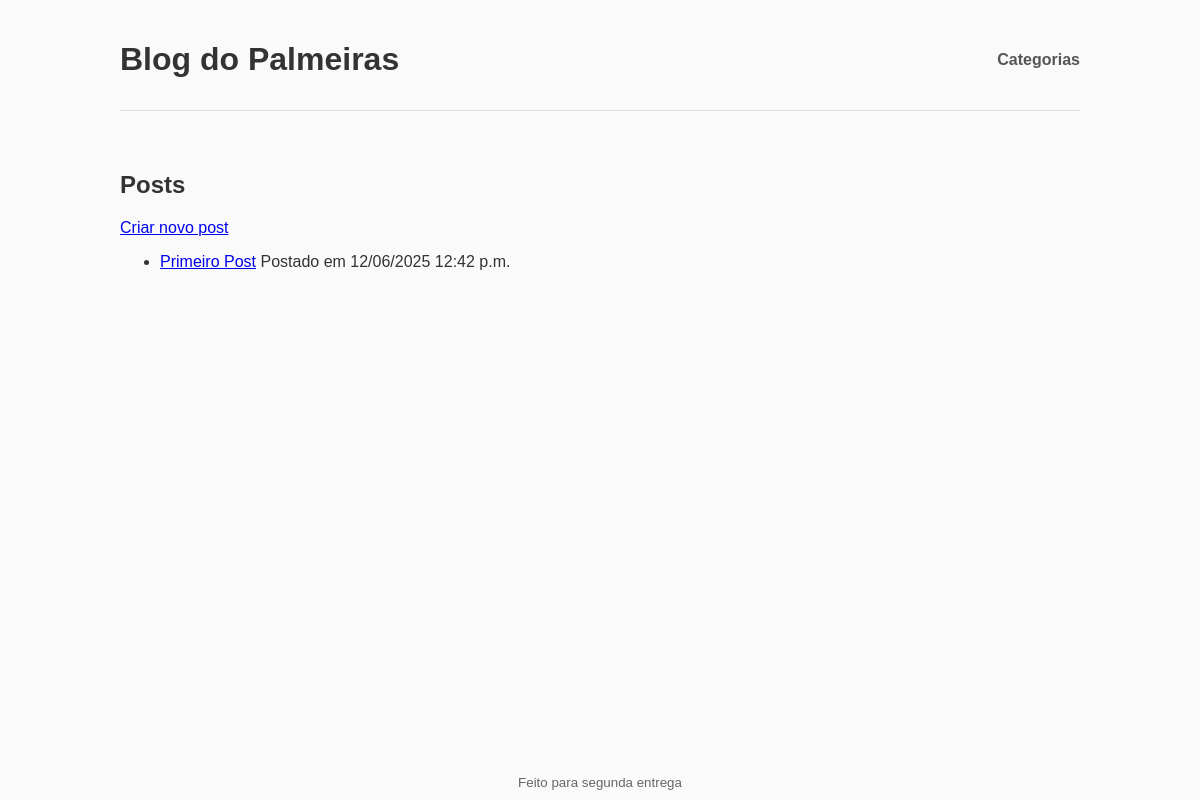
The app's page /, older data.
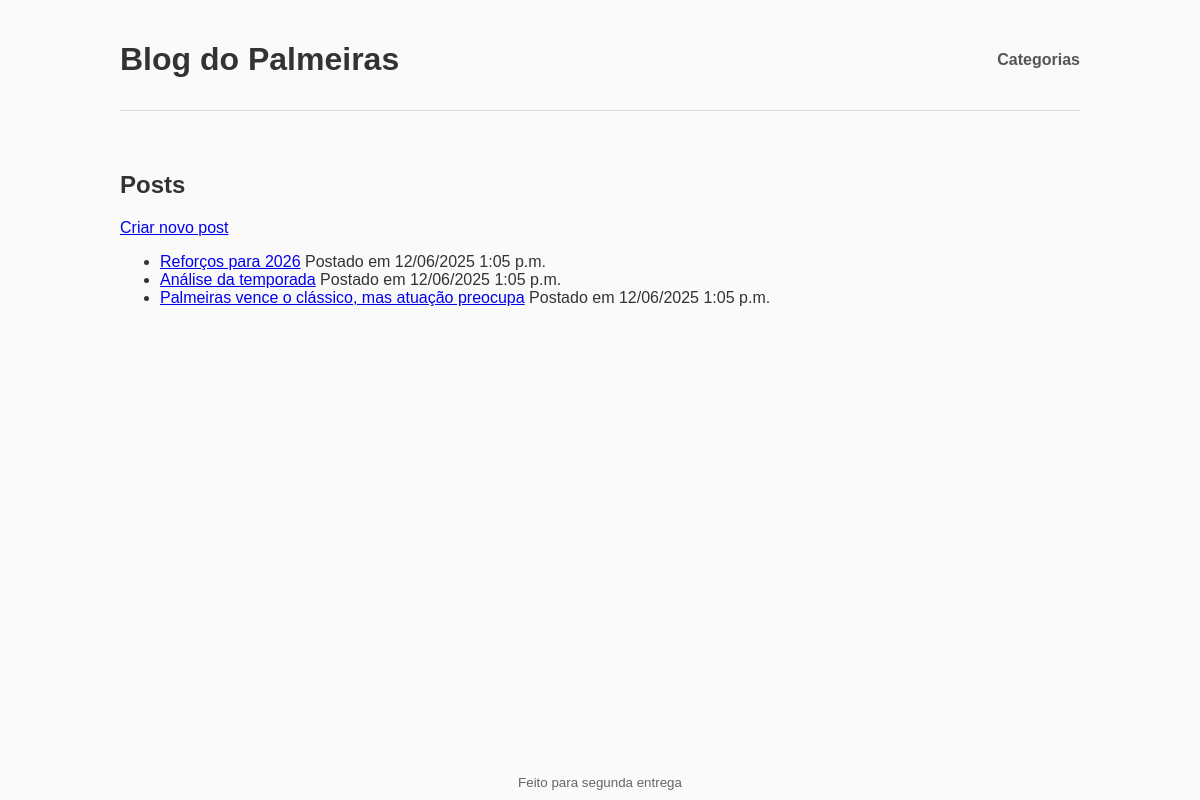
The same page, newer data.
### blog_app/models.py (models this page shows, shortened)
class Post(models.Model):
    title = models.CharField(max_length=255)
    content = models.TextField(help_text="Armazene HTML aqui")
    posted_at = models.DateTimeField(auto_now_add=True)
    categories = models.ManyToManyField(Category, related_name='posts', blank=True)
    class Meta:
        ordering = ['-posted_at']
    def get_absolute_url(self):
        return reverse('post_detail', args=[str(self.id)])

### blog_app/views.py (the view)
# urls.py: path('', PostListView.as_view(), name='post_list'),
class PostListView(ListView):
    model = Post
    template_name = "blog_app/post_list.html"
    context_object_name = "posts"
    ordering = ['-posted_at']

### blog_app/templates/blog_app/post_list.html (shortened to what this page needs)
{% extends "index.html" %}
{% block content %}
  <h2>Posts</h2>
  <a href="{% url 'post_create' %}">Criar novo post</a>
  <ul>
    {% for post in posts %}
      <li><a href="{{ post.get_absolute_url }}">{{ post.title }}</a> Postado em {{ post.posted_at|date:"SHORT_DATETIME_FORMAT" }}</li>
    {% empty %}
      <li>Sem posts</li>
    {% endfor %}
  </ul>
{% endblock %}

### templates/index.html (shortened to what this page needs)
{% load static %}
<!doctype html>
<html>
<head>
  <link rel="stylesheet" href="{% static 'blog_app/style.css' %}">
</head>
<body>
  <header>
    <h1><a href="{% url 'post_list' %}">Blog do Palmeiras</a></h1>
    <nav>
      <a href="{% url 'category_list' %}">Categorias</a>
    </nav>
  </header>
  <main>
    {% block content %}{% endblock %}
  </main>
  <footer>
    <small>Feito para segunda entrega</small>
  </footer>
</body>
</html>

### static/blog_app/style.css (style rules this page uses)
body { height: 100vh; display: flex; flex-direction: column; margin: 0; font-family: Arial, sans-serif; background: #fafafa; color: #333; }
header { display: flex; justify-content: space-between; align-items: center; width: 80%; margin: 20px auto; padding-bottom: 10px; border-bottom: 1px solid #ddd; }
header h1 a { text-decoration: none; color: #333; }
nav a { margin-left: 16px; text-decoration: none; color: #555; font-weight: bold; }
main { width: 80%; margin: 20px auto; flex: 1; }
footer { display: flex; justify-content: center; padding: 10px; color: #666; }

Row changes from the older to the newer data that the page shows:
removed Post: title "Primeiro Post", posted_at "12/06/2025 12:42 p.m."
added Post: title "Reforços para 2026", posted_at "12/06/2025 1:05 p.m."
added Post: title "Análise da temporada", posted_at "12/06/2025 1:05 p.m."
added Post: title "Palmeiras vence o clássico, mas atuação preocupa", posted_at "12/06/2025 1:05 p.m."
